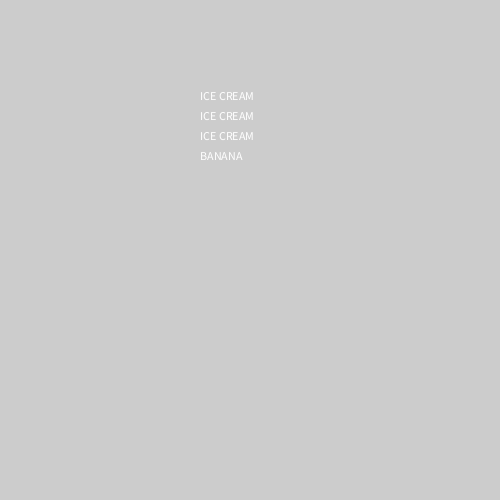
Frame 1 (no input)
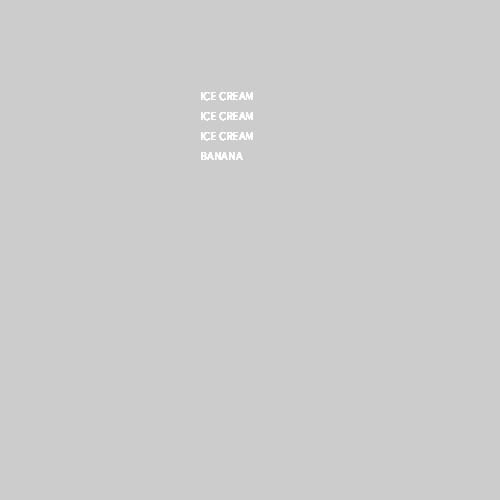
Frame 60 (the mouse pressed at the canvas centre just before this capture)
Frame 120 (the mouse held since frame 60 and released just before this capture): identical to frame 60, image omitted

The Processing sketch that drew these frames (run headless with seeded random() and noise(); from frame 60 on, the mouse is pressed at the canvas centre):

// Processing sketch: banana_split
// ── banana_split.pde
void setup() {
  size(500, 500);
}
void draw() {
  int xPos = 200;
  int yPos = 100;
  for(int i = 0; i < 3; i++) {
    text("ICE CREAM", xPos, yPos);
    yPos = yPos + 20;
}
  text("BANANA", 200, 160);
}
